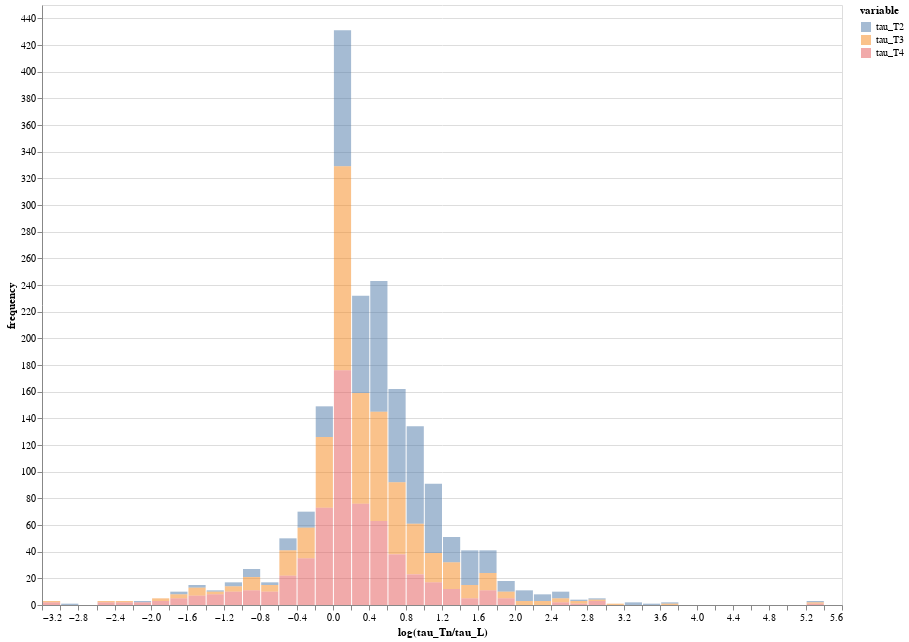

Write notebook code for a chart like this one.
### Code cell
data2=data.copy()
data2.value = np.log10(data2.value/data2.tau_DL04)
c = alt.Chart(data2, width=800, height=600).mark_bar(opacity=0.5).encode(
    color=alt.Color('variable'),
    x=alt.X('value', title='log(tau_Tn/tau_L)', bin=alt.Bin(maxbins=50), stack=None),
    y=alt.Y('count()', title='frequency'),
)
c

### Figure 1 — Vega-Lite specification as saved in the notebook (floating-point values rounded to 4 significant figures; data arrays with more than 128 entries replaced by an {"elided": "..."} marker saying what was removed)
{"$schema": "https://vega.github.io/schema/vega-lite/v2.6.0.json", "config": {"view": {"height": 300, "width": 400}}, "data": {"name": "data-84bae1e1f021df5b7a24f36aaa588f1d"}, "datasets": {"data-84bae1e1f021df5b7a24f36aaa588f1d": {"elided": "1875 records"}}, "encoding": {"color": {"field": "variable", "type": "nominal"}, "x": {"bin": {"maxbins": 50}, "field": "value", "stack": null, "title": "log(tau_Tn/tau_L)", "type": "quantitative"}, "y": {"aggregate": "count", "title": "frequency", "type": "quantitative"}}, "height": 600, "mark": {"opacity": 0.5, "type": "bar"}, "width": 800}
